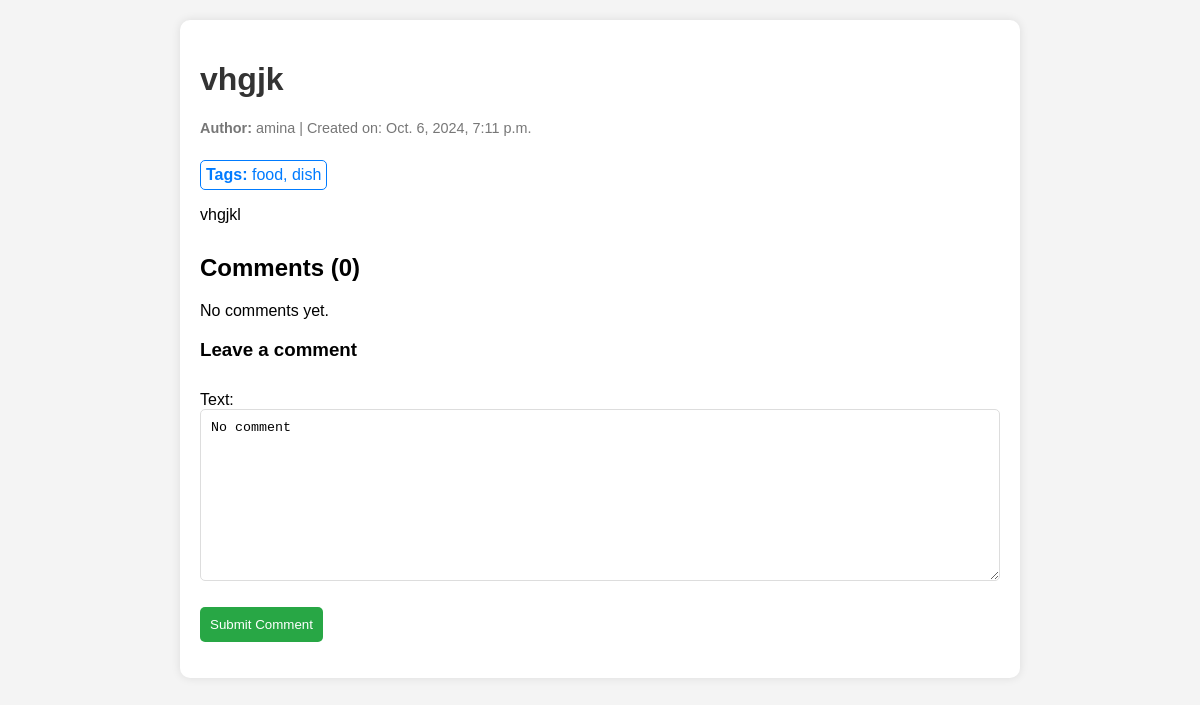
/blog/posts/6, run on the app's committed database.
### blog/models.py (models this page shows, shortened)
class Post(models.Model):
    title = models.CharField(max_length=150)
    content = models.TextField()
    author = models.ForeignKey(User, on_delete=models.CASCADE)
    created_at = models.DateTimeField(default=timezone.now)
    tags = models.ManyToManyField('Tag', related_name='posts', blank=True)
    class Meta:
        indexes = [
            models.Index(fields=['author']),
        ]

class Tag(models.Model):
    name = models.CharField(max_length=30)
    class Meta:
        indexes = [
            models.Index(fields=['name']),
        ]

### blog/views.py (the view)
# urls.py: path('posts/<int:id>', post_detail, name='post_by_id'),
def post_detail(request, id):
    post = get_object_or_404(Post.objects.prefetch_related('comments'), id=id)
    comments_count = cache.get(f'comments_count_{post.id}')
    if comments_count is None:
        comments_count = post.comments.count()
        cache.set(f'comments_count_{post.id}', comments_count, timeout=60)
    comments = post.comments.all().order_by('-created_at')
    if request.method == "POST":
        form = CommentForm(request.POST)
        if form.is_valid():
            comment = form.save(commit=False)
            comment.post = post
            comment.author = request.user
            comment.save()
            cache.delete(f'comments_count_{post.id}')
            return redirect('post_by_id', id=post.id)
    else:
        form = CommentForm()
    return render(request, 'post_id.html', {'post': post, 'comments': comments, 'form': form, 'comments_count': comments_count})

### blog/forms.py
class CommentForm(forms.ModelForm):
    class Meta:
        model = Comment
        fields = ['text']

### blog/templates/post_id.html (shortened to what this page needs)
<html lang="en">
<head>
    <link rel="stylesheet">
</head>
<body>
    <div class="container">
        <h1>{{ post.title }}</h1>
        <p class="post-meta">
            <strong>Author:</strong> {{ post.author }} | Created on: {{ post.created_at }}
        </p>
        <div class="tags">
            {% load cache %}
            {% cache 60 tags_for_post post.id %}
            <strong>Tags:</strong>
            {% for tag in post.tags.all %}
                <span>{{ tag.name }}</span>{% if not forloop.last %}, {% endif %}
            {% empty %}
                <span>No tags</span>
            {% endfor %}
            {% endcache %}
        </div>
        <p>{{ post.content }}</p>
        <div class="comments-section">
            <h2>Comments ({{ comments_count }})</h2>
            {% cache 60 comments_for_post post.id %}
            {% if comments %}
                <ul>
                    {% for comment in comments %}
                        <li class="comment-item">
                            <strong>{{ comment.author.username }}</strong> on {{ comment.created_at }}<br>
                            {{ comment.text }}
                        </li>
                    {% endfor %}
                </ul>
            {% else %}
                <p>No comments yet.</p>
            {% endif %}
            {% endcache %}
        </div>
        <h3>Leave a comment</h3>
        <form method="post">
            {{ form.as_p }}
            <button type="submit">Submit Comment</button>
        </form>
    </div>
</body>
</html>

### blog/templates/post_id.html (style rules this page uses)
body { font-family: Arial, sans-serif; margin: 0; padding: 20px; background-color: #f4f4f4; }
.container { max-width: 800px; margin: 0 auto; background: #fff; padding: 20px; box-shadow: 0 0 10px rgba(0, 0, 0, 0.1); border-radius: 10px; }
h1 { color: #333; }
.post-meta { font-size: 0.9em; color: #777; }
.tags { margin-top: 10px; padding: 5px; border: 1px solid #007bff; border-radius: 5px; display: inline-block; color: #007bff; }
.comments-section { margin-top: 30px; }
form { margin-top: 30px; }
form input, form textarea { width: 100%; padding: 10px; margin-bottom: 10px; border: 1px solid #ddd; border-radius: 5px; }
form button { padding: 10px; background-color: #28a745; color: white; border: none; cursor: pointer; border-radius: 5px; }

### data on the page
Post: title "vhgjk", author "amina", created_at "Oct. 6, 2024, 7:11 p.m.", content "vhgjkl"
Tag: name "food"
Tag: name "dish"

### other printed values
{{ comments_count }} "0"
